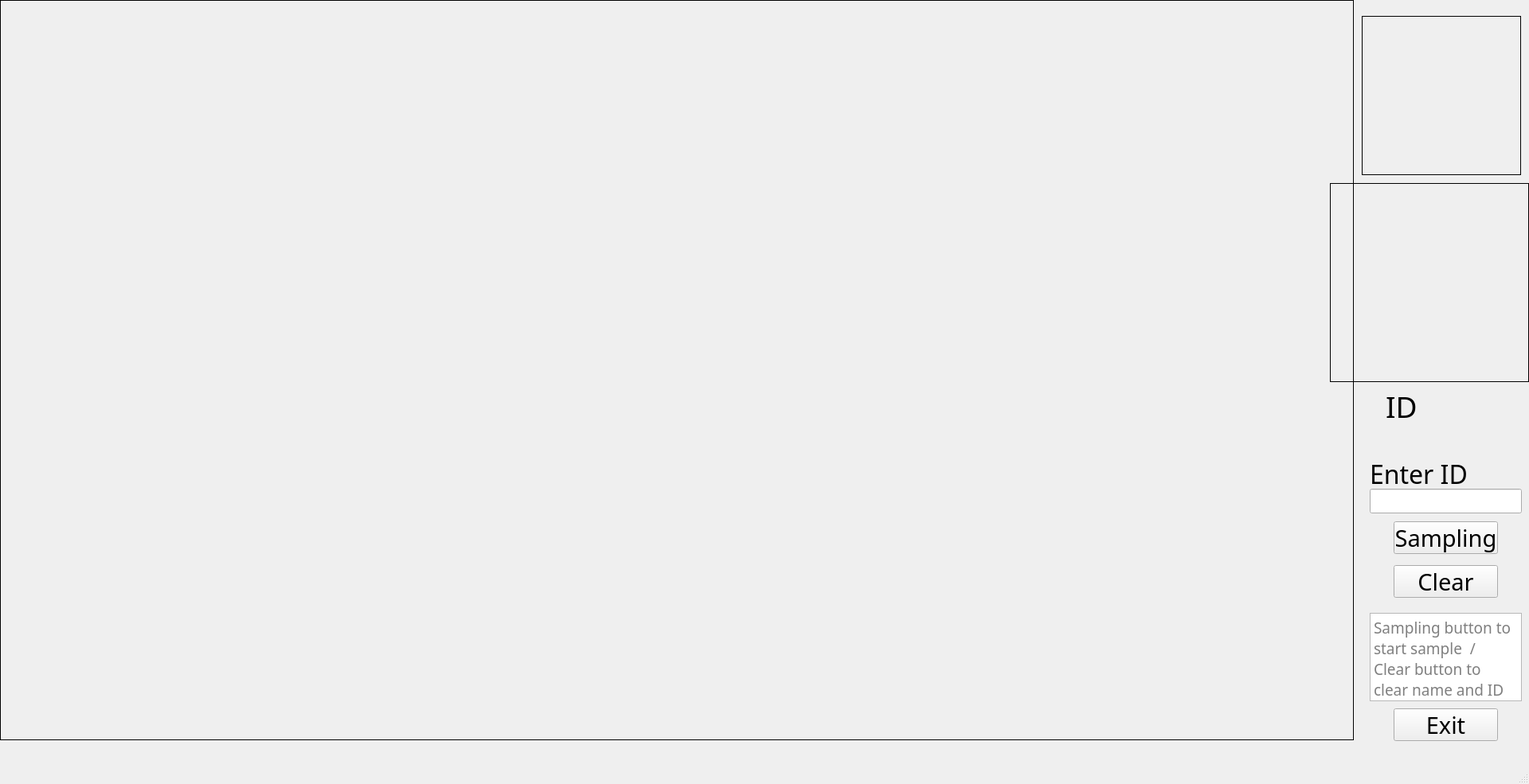
<?xml version="1.0" encoding="UTF-8"?>
<ui version="4.0">
 <class>MainWindow</class>
 <widget class="QMainWindow" name="MainWindow">
  <property name="geometry">
   <rect>
    <x>0</x>
    <y>0</y>
    <width>1920</width>
    <height>985</height>
   </rect>
  </property>
  <property name="minimumSize">
   <size>
    <width>1700</width>
    <height>900</height>
   </size>
  </property>
  <property name="maximumSize">
   <size>
    <width>1920</width>
    <height>1080</height>
   </size>
  </property>
  <property name="font">
   <font>
    <family>Adobe Arabic</family>
    <pointsize>6</pointsize>
   </font>
  </property>
  <property name="windowTitle">
   <string>翹課終結者3000</string>
  </property>
  <widget class="QWidget" name="centralwidget">
   <widget class="QLabel" name="label_id">
    <property name="geometry">
     <rect>
      <x>1740</x>
      <y>490</y>
      <width>131</width>
      <height>41</height>
     </rect>
    </property>
    <property name="font">
     <font>
      <family>Adobe Arabic</family>
      <pointsize>28</pointsize>
     </font>
    </property>
    <property name="text">
     <string>ID</string>
    </property>
   </widget>
   <widget class="QPushButton" name="button_sampling">
    <property name="geometry">
     <rect>
      <x>1750</x>
      <y>655</y>
      <width>131</width>
      <height>41</height>
     </rect>
    </property>
    <property name="font">
     <font>
      <family>Adobe Arabic</family>
      <pointsize>22</pointsize>
     </font>
    </property>
    <property name="text">
     <string>Sampling</string>
    </property>
   </widget>
   <widget class="QLabel" name="label_photo">
    <property name="geometry">
     <rect>
      <x>1670</x>
      <y>230</y>
      <width>250</width>
      <height>250</height>
     </rect>
    </property>
    <property name="frameShape">
     <enum>QFrame::Panel</enum>
    </property>
    <property name="frameShadow">
     <enum>QFrame::Plain</enum>
    </property>
    <property name="lineWidth">
     <number>1</number>
    </property>
    <property name="text">
     <string/>
    </property>
   </widget>
   <widget class="QLineEdit" name="lineEdit_ID">
    <property name="geometry">
     <rect>
      <x>1720</x>
      <y>614</y>
      <width>191</width>
      <height>31</height>
     </rect>
    </property>
    <property name="font">
     <font>
      <family>Adobe Arabic</family>
      <pointsize>18</pointsize>
     </font>
    </property>
   </widget>
   <widget class="QLabel" name="label_camera">
    <property name="geometry">
     <rect>
      <x>0</x>
      <y>0</y>
      <width>1700</width>
      <height>930</height>
     </rect>
    </property>
    <property name="frameShape">
     <enum>QFrame::Panel</enum>
    </property>
    <property name="frameShadow">
     <enum>QFrame::Plain</enum>
    </property>
    <property name="lineWidth">
     <number>1</number>
    </property>
    <property name="text">
     <string/>
    </property>
   </widget>
   <widget class="QLabel" name="label_enterID">
    <property name="geometry">
     <rect>
      <x>1720</x>
      <y>580</y>
      <width>131</width>
      <height>31</height>
     </rect>
    </property>
    <property name="font">
     <font>
      <family>Adobe Arabic</family>
      <pointsize>24</pointsize>
     </font>
    </property>
    <property name="text">
     <string>Enter ID</string>
    </property>
   </widget>
   <widget class="QTextBrowser" name="textBrowser_status">
    <property name="geometry">
     <rect>
      <x>1720</x>
      <y>770</y>
      <width>191</width>
      <height>111</height>
     </rect>
    </property>
    <property name="font">
     <font>
      <family>Adobe Arabic</family>
      <pointsize>14</pointsize>
     </font>
    </property>
    <property name="documentTitle">
     <string/>
    </property>
    <property name="placeholderText">
     <string>Sampling button to start sample  /  Clear button to clear name and ID   /  Exit button to exit</string>
    </property>
   </widget>
   <widget class="QPushButton" name="button_exit">
    <property name="geometry">
     <rect>
      <x>1750</x>
      <y>890</y>
      <width>131</width>
      <height>41</height>
     </rect>
    </property>
    <property name="font">
     <font>
      <family>Adobe Arabic</family>
      <pointsize>22</pointsize>
     </font>
    </property>
    <property name="text">
     <string>Exit</string>
    </property>
   </widget>
   <widget class="QPushButton" name="button_clear">
    <property name="geometry">
     <rect>
      <x>1750</x>
      <y>710</y>
      <width>131</width>
      <height>41</height>
     </rect>
    </property>
    <property name="font">
     <font>
      <family>Adobe Arabic</family>
      <pointsize>22</pointsize>
     </font>
    </property>
    <property name="text">
     <string>Clear</string>
    </property>
   </widget>
   <widget class="QLabel" name="label_photo_2">
    <property name="geometry">
     <rect>
      <x>1710</x>
      <y>20</y>
      <width>200</width>
      <height>200</height>
     </rect>
    </property>
    <property name="frameShape">
     <enum>QFrame::Panel</enum>
    </property>
    <property name="frameShadow">
     <enum>QFrame::Plain</enum>
    </property>
    <property name="lineWidth">
     <number>1</number>
    </property>
    <property name="text">
     <string/>
    </property>
   </widget>
  </widget>
  <widget class="QMenuBar" name="menubar">
   <property name="geometry">
    <rect>
     <x>0</x>
     <y>0</y>
     <width>1920</width>
     <height>17</height>
    </rect>
   </property>
  </widget>
  <widget class="QStatusBar" name="statusbar"/>
 </widget>
 <resources/>
 <connections/>
</ui>
